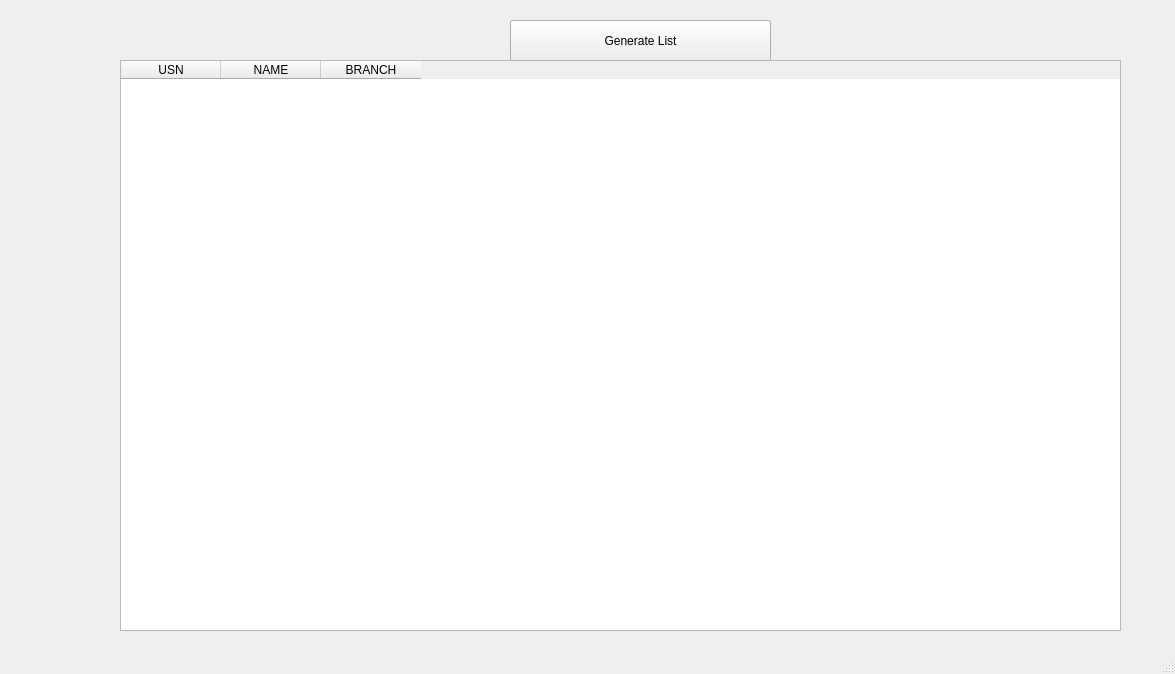
<?xml version="1.0" encoding="UTF-8"?>
<ui version="4.0">
 <class>coseqoutput</class>
 <widget class="QMainWindow" name="coseqoutput">
  <property name="geometry">
   <rect>
    <x>0</x>
    <y>0</y>
    <width>1175</width>
    <height>674</height>
   </rect>
  </property>
  <property name="windowTitle">
   <string>MainWindow</string>
  </property>
  <widget class="QWidget" name="centralwidget">
   <widget class="QTableWidget" name="tableWidget">
    <property name="geometry">
     <rect>
      <x>120</x>
      <y>60</y>
      <width>1001</width>
      <height>571</height>
     </rect>
    </property>
    <column>
     <property name="text">
      <string>USN</string>
     </property>
    </column>
    <column>
     <property name="text">
      <string>NAME</string>
     </property>
    </column>
    <column>
     <property name="text">
      <string>BRANCH</string>
     </property>
    </column>
   </widget>
   <widget class="QPushButton" name="pushButton">
    <property name="geometry">
     <rect>
      <x>510</x>
      <y>20</y>
      <width>261</width>
      <height>41</height>
     </rect>
    </property>
    <property name="text">
     <string>Generate List</string>
    </property>
   </widget>
  </widget>
  <widget class="QMenuBar" name="menubar">
   <property name="geometry">
    <rect>
     <x>0</x>
     <y>0</y>
     <width>1175</width>
     <height>25</height>
    </rect>
   </property>
  </widget>
  <widget class="QStatusBar" name="statusbar"/>
 </widget>
 <resources/>
 <connections/>
</ui>
